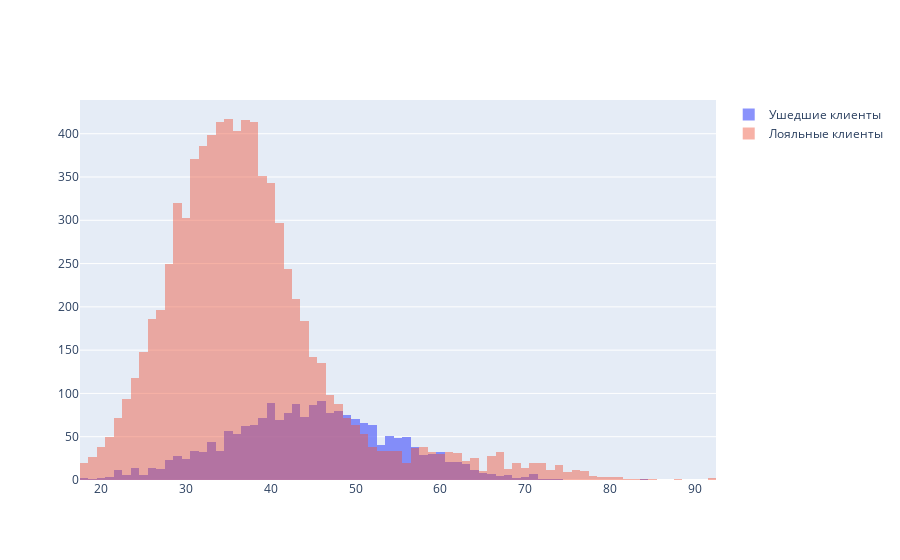

Write notebook code for a chart like this one.
### Code cell
mask1 = churn_data['Exited']  == 1
mask0 = churn_data['Exited']  == 0
fig = go.Figure()
fig.add_trace(go.Histogram(x=churn_data[mask1]['Age'], opacity=0.75, name='Ушедшие клиенты'))
fig.add_trace(go.Histogram(x=churn_data[mask0]['Age'], opacity=0.45, name='Лояльные клиенты'))
fig.update_layout(barmode='overlay',)
fig.show()

### Figure 1 — Plotly figure (JSON) as saved in the notebook; plotly's stock layout.template omitted (floating-point values rounded to 4 significant figures; data arrays with more than 128 entries replaced by an {"elided": "..."} marker saying what was removed)
{"data": [{"name": "Ушедшие клиенты", "opacity": 0.75, "type": "histogram", "x": {"elided": "2037 int values"}}, {"name": "Лояльные клиенты", "opacity": 0.45, "type": "histogram", "x": {"elided": "7963 int values"}}], "layout": {"barmode": "overlay"}}
